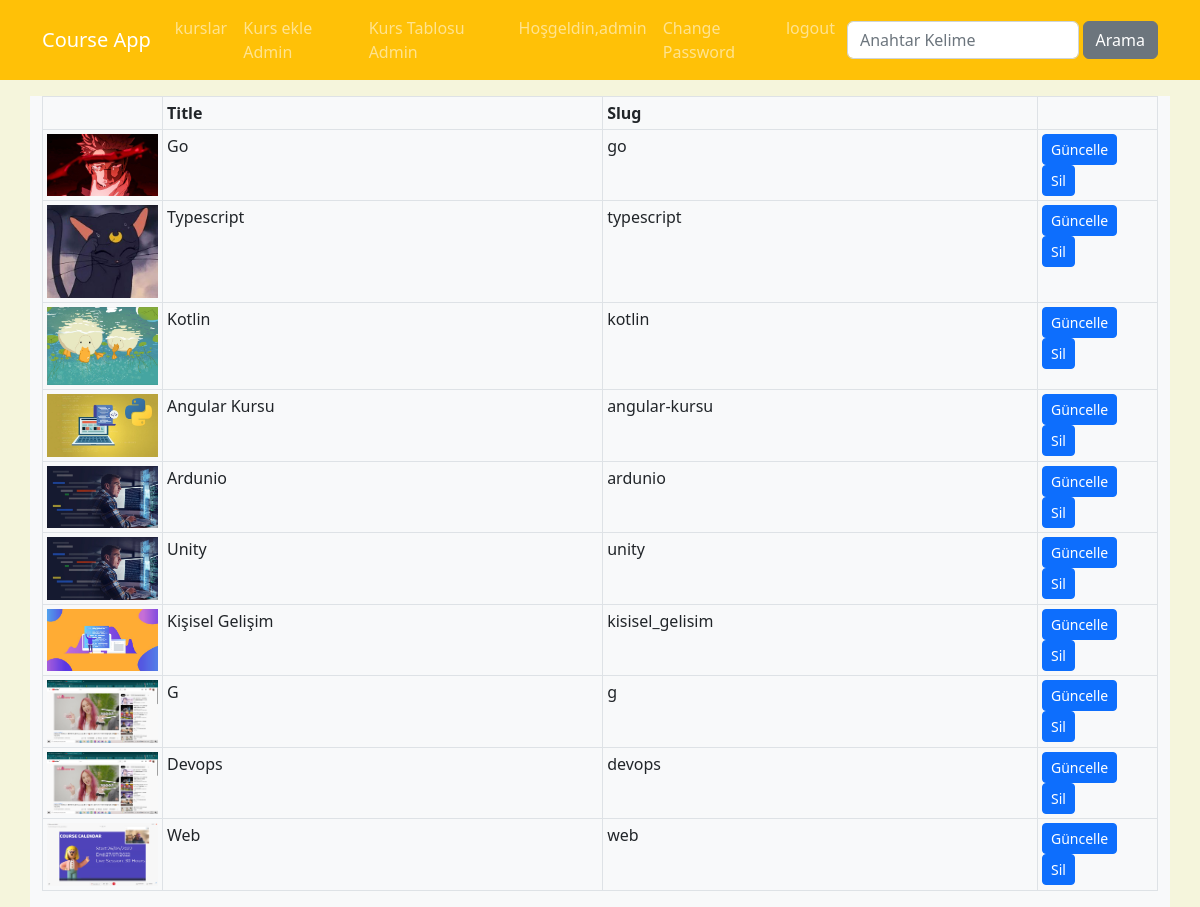
Page /kurs/course-list (signed in) on the committed database.
### courses/models.py (models this page shows, shortened)
class Course(models.Model):
    title=models.CharField(max_length=50)
    subtitle=models.CharField(max_length=100 ,default="")
    description=RichTextField()
    image=models.ImageField(upload_to="images",default="")
    date=models.DateField(auto_now=True)
    isActive=models.BooleanField(default=False)
    isHome=models.BooleanField(default=False)
    slug=models.SlugField(default="",blank=False ,null=False,unique=True, db_index=True)
    categories=models.ManyToManyField(Category)

### courses/views.py (the view)
# urls.py: path('course-list',views.course_list,name='course_list'),
@login_required() #kulanıcı giriş yaptıysa login ekranına yönlendirir.
def course_list(request):
   kurslar=Course.objects.all()
   return render (request , 'courses/course-list.html',
                  { 'courses':kurslar} )

### courses/templates/courses/course-list.html (shortened to what this page needs)
{% extends 'layout.html' %}
{% load static %}
{% block css_files %}
<link rel="stylesheet" href="{% static 'courses/css/style.css' %}">
{% endblock css_files %}
{% block content %}
<div class="container mt-3">
  <div class="row">
    <div class="col-12 bg-light">
     <table class="table table-sm table-bordered">
        <thead>
          <tr>
            <th style="width:120px"></th>
            <th>Title</th>
            <th>Slug</th>
            <th style="width:120px"></th>
          </tr>
        </thead>
         <tbody>
          {% for course in  courses%}
               <tr>
                <td>
                   <img src="{{course.image.url}}" class="img-fluid">
                </td>
                <td>{{course.title|title}}</td>
                <td>{{course.slug}}</td>
                <td>
                   <a href="{% url 'course_edit' course.id %}" class="btn btn-primary btn-sm">Güncelle</a>
                   <a href="{% url 'course_delete' course.id %}" class="btn btn-primary btn-sm">Sil</a>
                </td>
               </tr>
          {% endfor %}
         </tbody>
     </table>
    </div>
  </div>
</div>
{% endblock content %} #layout a gönderir content içindeki yeri .layout ile

### templates/layout.html (shortened to what this page needs)
{% load static %}
<!DOCTYPE html>
<html lang="en">
  <head>
    <link
      href="{% static 'css/bootstrap.min.css' %}"
      rel="stylesheet"
    />
    {% block css_files %}{% endblock css_files %}
  </head>
  <body>
    {% include 'partials/_nav.html' %} {% block content %} {% endblock content%}
  </body>
</html>

### templates/partials/_nav.html (shortened to what this page needs)
<nav class="navbar navbar-expand-lg bg-warning navbar-dark">
  <div class="container">
    <a href="{% url 'index' %}" class="navbar-brand">Course App</a>
    <div class="collapse navbar-collapse" id="navbar" >
    <ul class="navbar-nav me-auto">
      <li class="nav-item">
        <a href="{% url 'index' %}" class="nav-link">kurslar</a>
      </li>
      {% if user.is_superuser %}
      <li class="nav-item">
        <a href="{% url 'create_course2' %}" class="nav-link">Kurs ekle Admin</a>
      </li>
      <li class="nav-item">
        <a href="{% url 'course_list' %}" class="nav-link">Kurs Tablosu Admin</a>
      </li>
      {% endif %}
    </ul>
    <ul class="navbar-nav me-1">
      {% if user.is_authenticated %}
      <li class="nav-item">
        <a href=# class="nav-link">Hoşgeldin,{{user.username}}</a>
      </li>
      <li class="nav-item">
        <a href="{% url 'change_password' %}" class="nav-link">Change Password</a>
      </li>
      <li class="nav-item">
        <a href="{% url 'user_logout' %}" class="nav-link">logout</a>
      </li>
      {% endif %}
    </ul>
    <form action="{% url 'search' %}" class="d-flex">
      <input type="text" class="form-control me-1" name="q" placeholder="Anahtar Kelime">
      <button type="submit" class="btn btn-secondary">Arama</button>
       </form>
      </div>
  </div>
</nav>

### courses/static/courses/css/style.css (style rules this page uses)
body { background-color:beige }

### rows in the picture
Course: image (picture), title "Go", slug "go"
Course: image (picture), title "Typescript", slug "typescript"
Course: image (picture), title "Kotlin", slug "kotlin"
Course: image (picture), title "Angular Kursu", slug "angular-kursu"
Course: image (picture), title "Ardunio", slug "ardunio"
Course: image (picture), title "Unity", slug "unity"
Course: image (picture), title "Kişisel Gelişim", slug "kisisel_gelisim"
Course: image (picture), title "G", slug "g"
Course: image (picture), title "Devops", slug "devops"
Course: image (picture), title "Web", slug "web"

### other values in the picture
{{ user.username }} "admin"
